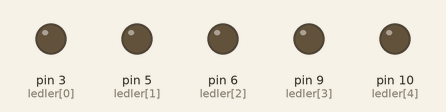
Recording of a sketch running on a simulated Arduino Uno, built with avr-gcc and run on an emulated ATmega328P. Parts: output pins drawn as LEDs (lit = HIGH).

Above: at 0.05 s.
At 1.2 s:
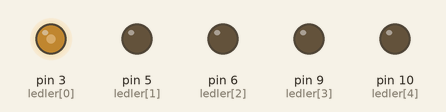
At 2.35 s:
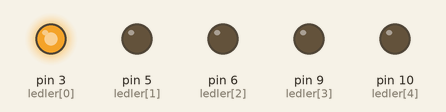
At 4.7 s:
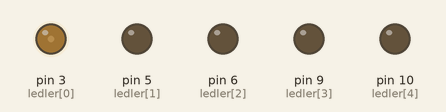
Timing chart, 0 to 6.7 s (numbered marks = the images above):
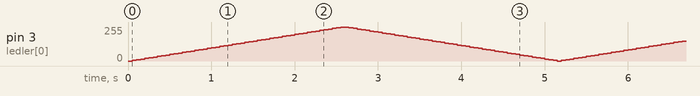

The sketch:

sketch_nov25d.ino
```cpp
int ledler[]={3,5,6,9,10};
int bekleme=50;

void setup() {
  // put your setup code here, to run once:

  for(int i=0;i<5;i++) {
    pinMode(ledler[i],OUTPUT);
  }

}

void loop() {
  // put your main code here, to run repeatedly:

  for(int parlaklik=0;parlaklik<=255;parlaklik=parlaklik+5) {
    analogWrite(ledler[0],parlaklik);
    delay(bekleme);
  }

  for(int parlaklik=255;parlaklik>0;parlaklik=parlaklik-5) {
    analogWrite(ledler[0],parlaklik);
    delay(bekleme);
  }


}
```
